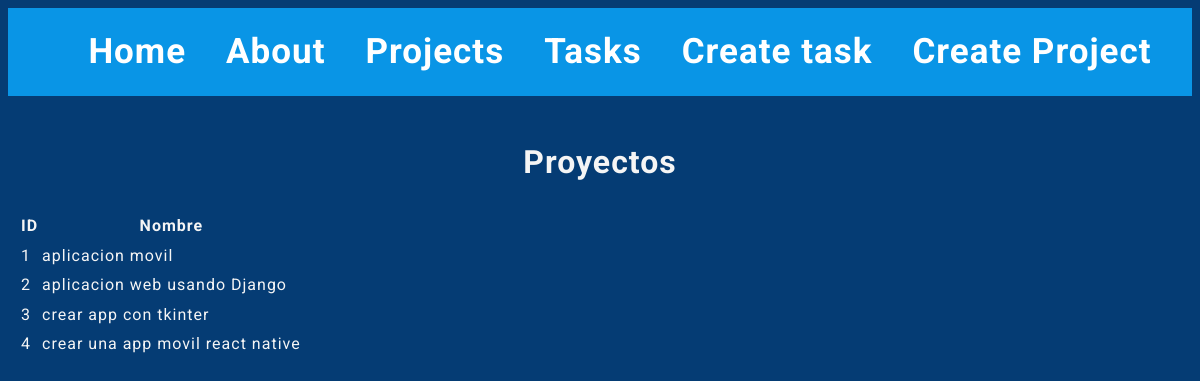
The app's page /projects/, older data.
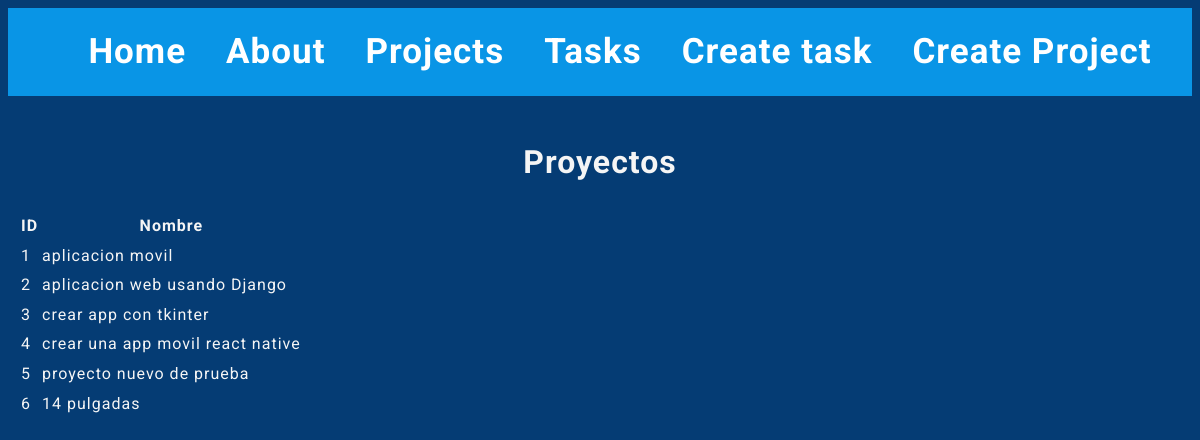
The same page, newer data.
### myapp/models.py (models this page shows, shortened)
class Project(models.Model):
    name = models.CharField(max_length=200)

### myapp/views.py (the view)
# urls.py: path('projects/', views.projects, name="projects"),
def projects(request):
    projects = Project.objects.all()
    return render(request, 'projects/projects.html', {
        'projects': projects
    })

### myapp/templates/projects/projects.html
{% extends 'layouts/base.html' %}
{% block content %}
<div>
    <div class="title">
        <h1>Proyectos</h1>
    </div>
    <table class="table">
        <thead>
            <tr>
                <th>ID</th>
                <th>Nombre</th>
            </tr>
        </thead>
        <tbody>
            {% for project in projects %}
            <tr>
                <td>{{ project.id }}</td>
                <td>{{ project.name }}</td>
            </tr>
            {% endfor %}
        </tbody>
    </table>
</div>
{% endblock %}

### myapp/templates/layouts/base.html (shortened to what this page needs)
{% load static %}
<!DOCTYPE html>
<html lang="en">
    <head>
        <link rel="stylesheet" href="{% static 'styles/main.css' %}">
      </head>
<body>
    <nav class="navbar ">
        <ul>
            <li>
                <a href="{% url 'index' %}">Home</a>
            </li>
            <li>
                <a href="{% url 'about' %}">About</a>
            </li>
            <li>
                <a href="{% url 'projects' %}">Projects</a>
            </li>
            <li>
                <a href="{% url 'tasks' %}">Tasks</a>
            </li>
            <li>
                <a href="{% url 'create_task' %}">Create task</a>
            </li>
            <li>
                <a href="{% url 'create_project' %}">Create Project</a>
            </li>
        </ul>
    </nav>
    <main class="container">
        {% block content %}
        {% endblock %}
    </main>
</body>
</html>

### myapp/static/styles/main.css (style rules this page uses)
body { font-family: 'Roboto', sans-serif; font-size: 16px; line-height: 1.6; background: #053c74; color: whitesmoke; letter-spacing: 1px; }
.title { text-align: center; }
.navbar { background-color: #0995e6; display: flex; justify-content: center; }
.navbar ul { list-style: none; display: flex; }
.navbar li { margin: 0 20px; }
.navbar a { color: #fff; text-decoration: none; font-weight: bold; font-size: 35px; transition: color 0.3s ease; }
.container { max-width: 1200px; margin: auto; padding: 20px 10px; }

Row changes from the older to the newer data that the page shows:
added Project: id "5", name "proyecto nuevo de prueba"
added Project: id "6", name "14 pulgadas"
